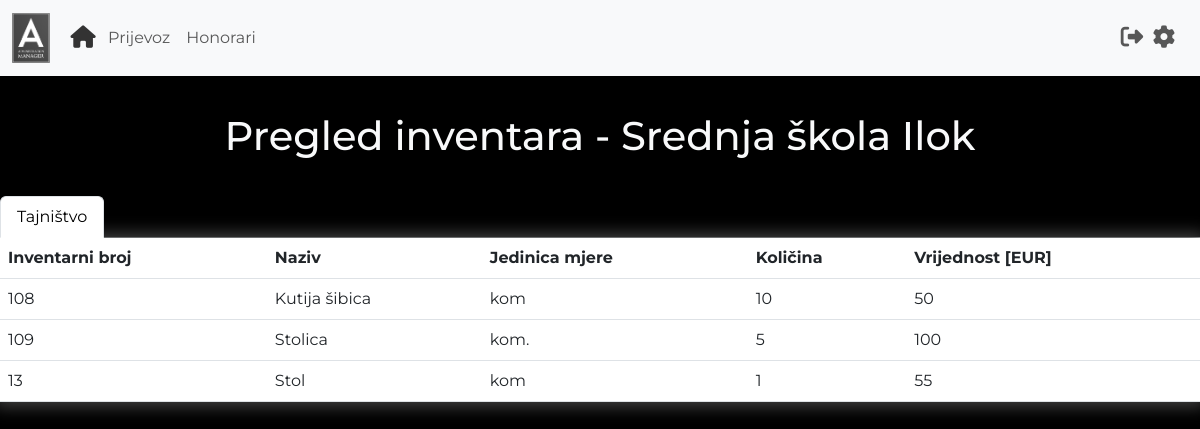
/pregled_inventara (signed in), run on an earlier commit of the app's database.
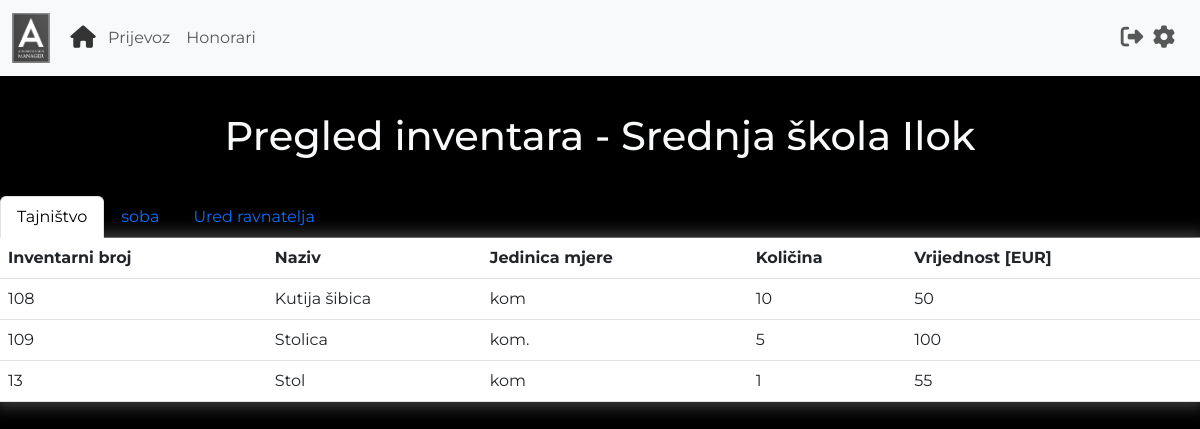
And on a later commit of the database.
### main.py (models this page shows)
class User(UserMixin, db.Model):
    id = db.Column(db.Integer, primary_key=True)
    username = db.Column(db.String(100), unique=True)
    password = db.Column(db.String(100))
    name = db.Column(db.String(100))
    surname = db.Column(db.String(100))
    organisation = db.Column(db.String(100))
    work_address = db.Column(db.String(100))
    home_address = db.Column(db.String(100))
    travel_distance = db.Column(db.Float)
    transportation_fee = db.Column(db.Float)

class Inventory(db.Model):
    id = db.Column(db.Integer, primary_key=True)
    inventory_number = db.Column(db.String(100), unique=True)
    name = db.Column(db.String(100))
    unit = db.Column(db.String(100))
    amount = db.Column(db.String(100))
    value = db.Column(db.String(100))
    location = db.Column(db.String(100))
    organisation = db.Column(db.String(100))

### main.py (the view)
@app.route("/pregled_inventara")
def pregled_inventara():
    inventory = Inventory.query.filter_by(organisation = current_user.organisation).all()
    locations = []
    inventory_by_location = []
    for item in inventory:
        if item.location not in locations:
            inventory_list = []
            locations.append(item.location)
            for i in Inventory.query.filter_by(organisation=current_user.organisation, location=item.location).all():
                inventory_list.append(i)
            inventory_by_location.append(inventory_list)
    return render_template('pregledInventara.html', organisation = current_user.organisation, locations = locations, data = inventory_by_location)

### main.py (called while the page is built)
@login_manager.user_loader
def load_user(user_id):
    return User.query.get(int(user_id))

### templates/pregledInventara.html (shortened to what this page needs)
{% extends "base.html" %}
{% block content %}
{% include 'header.html' %}
<h1 class="text-center text-light" style="margin-top: 3%; margin-bottom: 3%;">
    Pregled inventara - {{organisation}}
</h1>
<ul class="nav nav-tabs" id="myTab" role="tablist">
    {% for i in range (0, locations|length) %}
        {% if i != 0 %}
        <li class="nav-item" role="presentation">
            <button class="nav-link" id={{locations[i]|replace(' ','-')+'-tab'}} data-bs-toggle="tab" data-bs-target={{"#"+locations[i]|replace(' ','-')+'-pane'}} type="button" role="tab" aria-controls={{locations[i]|replace(' ','-')+'-tab-pane'}} aria-selected="true">
            {{locations[i]}}</button>
        </li>
        {% else %}
            <li class="nav-item" role="presentation">
            <button class="nav-link active" id={{locations[i]|replace(' ','-')+'-tab'}} data-bs-toggle="tab" data-bs-target={{"#"+locations[i]|replace(' ','-')+'-pane'}} type="button" role="tab" aria-controls={{locations[i]|replace(' ','-')+'-tab-pane'}} aria-selected="true">
            {{locations[i]}}</button>
        </li>
        {% endif %}
    {% endfor %}
</ul>
<div class="tab-content" id="myTabContent">
    {% for i in range(0, locations|length) %}
        {% if i != 0 %}
            <div aria-labelledby={{locations[i]|replace(' ','-')+"-tab"}} class="tab-pane fade text-light" id={{locations[i]|replace(' ','-')+"-pane"}} role="tabpanel" tabindex="0">
        {% else %}
            <div aria-labelledby={{locations[i]|replace(' ','-')+"-tab"}} class="tab-pane fade active show text-light" id={{locations[i]|replace(' ','-')+"-pane"}} role="tabpanel" tabindex="0">
        {% endif %}
        <table class="table text-light">
            <thead>
            <tr>
                <th scope="col">Inventarni broj</th>
                <th scope="col">Naziv</th>
                <th scope="col">Jedinica mjere</th>
                <th scope="col">Količina</th>
                <th scope="col">Vrijednost [EUR]</th>
            </tr>
            </thead>
            <tbody>
            {% for item in data[i] %}
            <tr>
                <td> {{item.inventory_number}}</td>
                <td> {{item.name}}</td>
                <td> {{item.unit}}</td>
                <td> {{item.amount}}</td>
                <td> {{item.value}}</td>
            </tr>
            {% endfor %}
            </tbody>
        </table>
    </div>
</div>
{% endfor %}
{% endblock %}

### templates/base.html (shortened to what this page needs)
<!DOCTYPE html>
<html lang="en">
<head>
    <link href="https://cdn.jsdelivr.net/npm/bootstrap@5.3.0-alpha1/dist/css/bootstrap.min.css"
 rel="stylesheet">
    <link href="{{url_for('static', filename='style.css')}}" rel="stylesheet">
</head>
<body>
{% block content %}
{% endblock %}
</body>
</html>

### templates/header.html (shortened to what this page needs)
<nav class="navbar navbar-expand-lg bg-body-tertiary">
    <div class="container-fluid">
        <a class="navbar-brand" href="#"><img alt="Logo" class="img-fluid"
                                              src="{{url_for('static', filename='images/logo2.png')}}"
                                              style="height: 50px;"></a>
        <div class="collapse navbar-collapse" id="navbarSupportedContent">
            <ul class="navbar-nav me-auto mb-2 mb-lg-0">
                <li class="nav-item">
                    <a aria-current="page" class="nav-link active" href="{{url_for('pregled_usluga')}}"
                       style="color: #333333; transform:scale(1.4);"><i class="fa-sharp fa-solid fa-house"></i></a>
                </li>
                <li class="nav-item">
                    <a class="nav-link" href="{{url_for('putni_troskovi')}}">Prijevoz</a>
                </li>
                <li class="nav-item">
                    <a class="nav-link" href="{{url_for('honorari')}}">Honorari</a>
                </li>
            </ul>
            <ul class="navbar-nav me-2 mb-2 mb-lg-0">
                <li class="nav-item">
                    <a class="nav-link" href="{{url_for('logout')}}"><i class="fa-solid fa-right-from-bracket"
                                                                        style="transform:scale(1.4);"></i></a>
                </li>
                <li class="nav-item">
                    <a class="nav-link" href="{{url_for('postavke')}}"><i class="fa-sharp fa-solid fa-gear"
                                                                          style="transform:scale(1.4);"></i></a>
                </li>
            </ul>
        </div>
    </div>
</nav>

### static/style.css (style rules this page uses)
body { background-color: black; font-family: 'Montserrat', sans-serif; }
ul { list-style-type: none; list-style-position: inside; }
.table { -moz-box-shadow: 0px 0px 15px 5px #404040; -webkit-box-shadow: 0px 0px 15px 5px #404040; box-shadow: 0px 0px 15px 5px #404040; }

What changed in the data, as far as the page shows it:
added Inventory: location "soba"
added Inventory: location "Ured ravnatelja"
